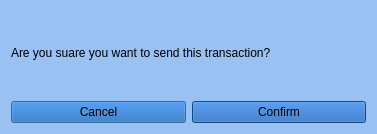
<?xml version="1.0" encoding="UTF-8"?>
<ui version="4.0">
 <class>ConfirmationWindow</class>
 <widget class="QDialog" name="ConfirmationWindow">
  <property name="geometry">
   <rect>
    <x>0</x>
    <y>0</y>
    <width>377</width>
    <height>134</height>
   </rect>
  </property>
  <property name="windowTitle">
   <string>Confirm transaction</string>
  </property>
  <property name="styleSheet">
   <string notr="true">background:  rgb(153, 193, 241)

</string>
  </property>
  <layout class="QGridLayout" name="gridLayout_3">
   <item row="0" column="0">
    <layout class="QGridLayout" name="gridLayout">
     <item row="0" column="0">
      <widget class="QLabel" name="label">
       <property name="text">
        <string>Are you suare you want to send this transaction?</string>
       </property>
      </widget>
     </item>
    </layout>
   </item>
   <item row="1" column="0">
    <layout class="QGridLayout" name="gridLayout_2">
     <item row="0" column="0">
      <widget class="QPushButton" name="GoBackButton">
       <property name="styleSheet">
        <string notr="true">background: rgb(26, 95, 180)

</string>
       </property>
       <property name="text">
        <string>Cancel</string>
       </property>
      </widget>
     </item>
     <item row="0" column="1">
      <widget class="QPushButton" name="ConfirmButton">
       <property name="styleSheet">
        <string notr="true">background: rgb(26, 95, 180)

</string>
       </property>
       <property name="text">
        <string>Confirm</string>
       </property>
      </widget>
     </item>
    </layout>
   </item>
  </layout>
 </widget>
 <resources/>
 <connections/>
</ui>
